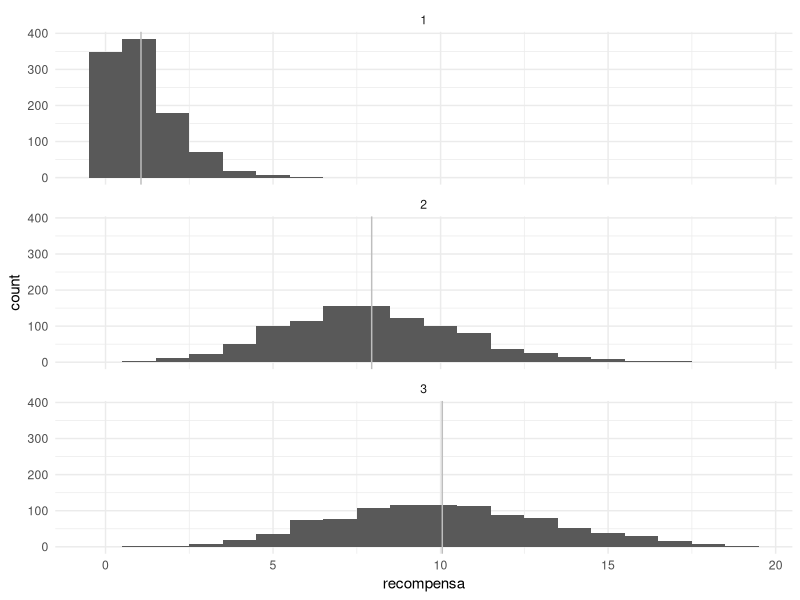
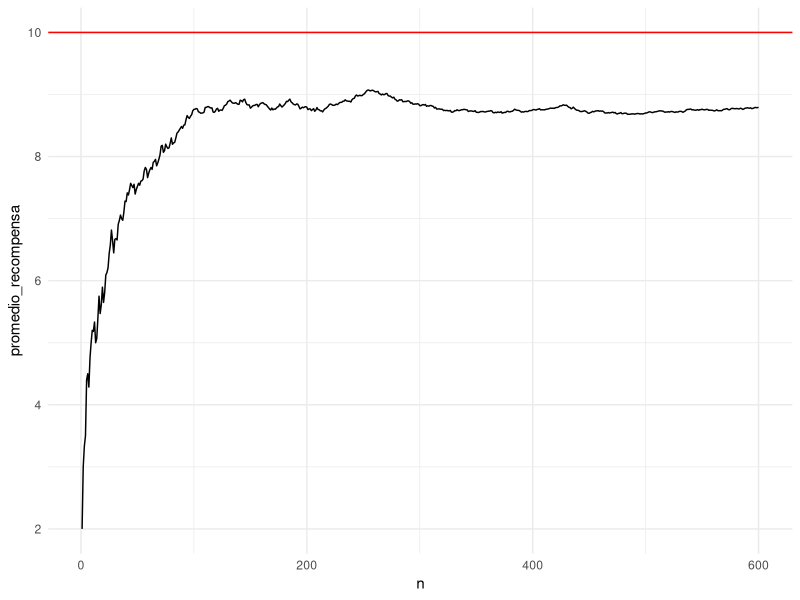
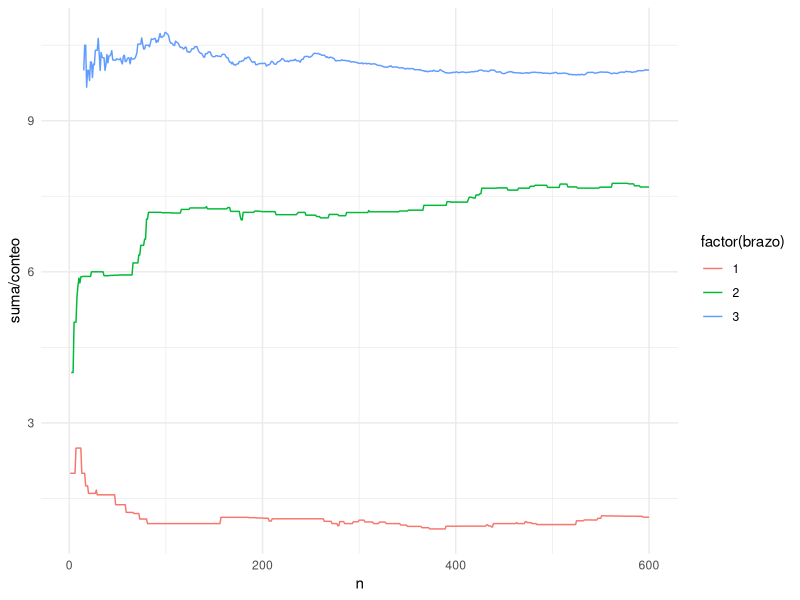
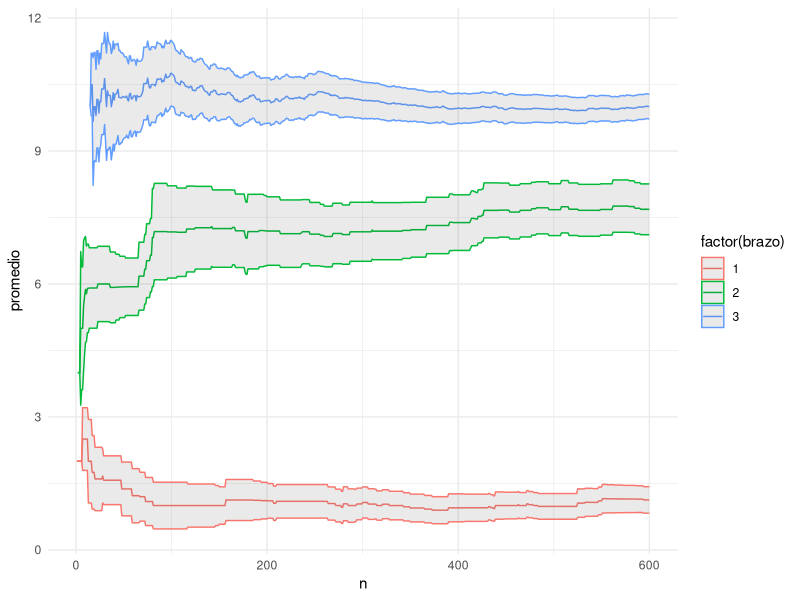
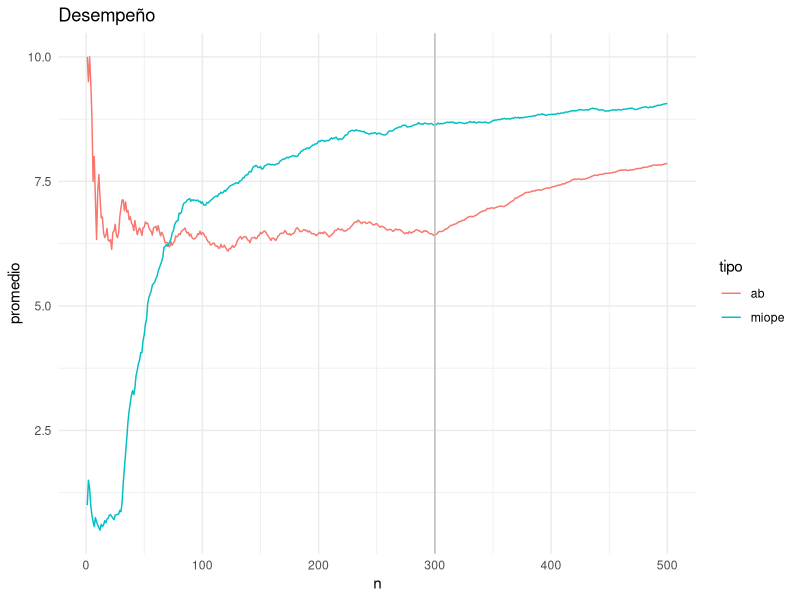
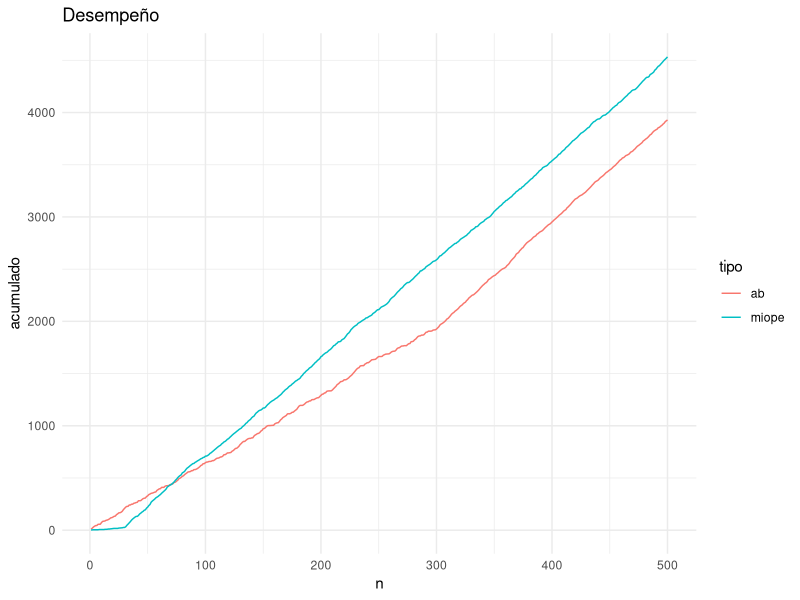
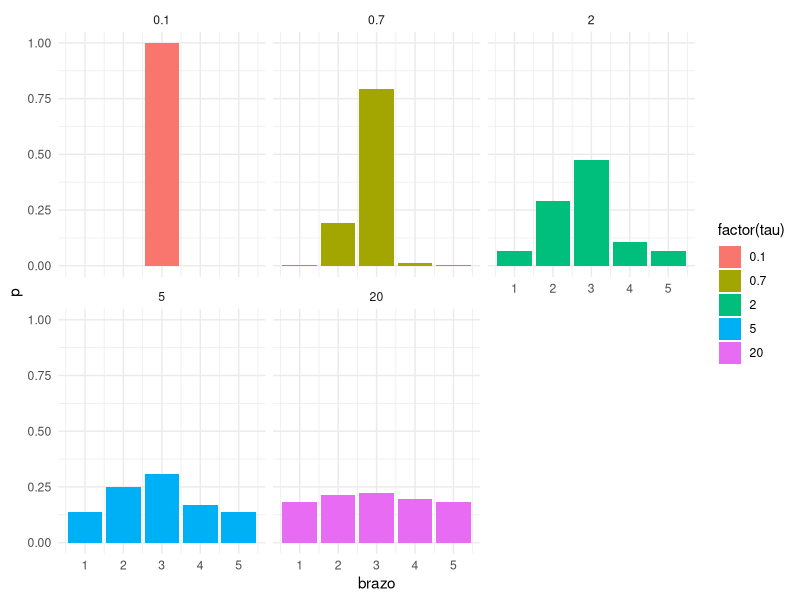
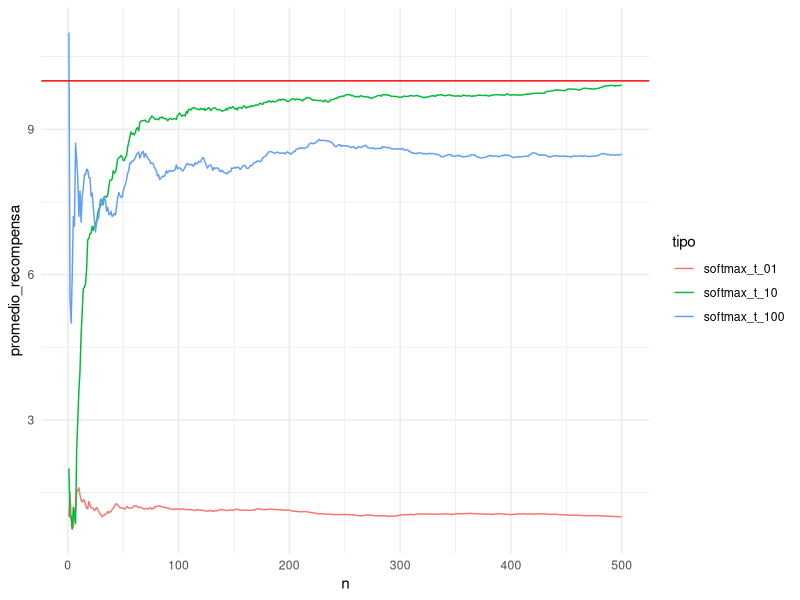

These charts were generated, in order, by the following R code:
## ---- chunk 1
library(tidyverse)
theme_set(theme_minimal())
compras_int_alto <- rpois(1000, 5)
compras_int_bajo <- rpois(1000, 1)
mean(compras_int_alto)
mean(compras_int_bajo)
## ---- chunk 2
library(tidyverse)
ps_int_alto <- 0.04
ps_int_bajo <- 0.01
## ---- chunk 3
anuncio_int_alto <- rbinom(1000, 1, ps_int_alto) 
anuncio_int_bajo <-  rbinom(1000, 1, ps_int_bajo)
head(anuncio_int_alto)
## ---- chunk 4
datos <- tibble(anuncio_ps = c(anuncio_int_alto, anuncio_int_bajo),
                compras = c(compras_int_alto, compras_int_bajo))
datos
## ---- chunk 5
datos %>% group_by(anuncio_ps) %>% 
  summarise(media_compras = round(mean(compras), 2), n = n(), ee = (sd(compras)/sqrt(n)) %>% round(2))
## ---- chunk 6
datos %>% mutate(asigna = rbinom(2000, 1, 0.05)) %>% 
  group_by(asigna) %>% 
  summarise(media_compras = round(mean(compras), 2), n = n(), ee = (sd(compras)/sqrt(n)) %>% round(2))
## ---- chunk 7
datos_obs <- data_frame(i = c(1L,2L,3L,4L,5L), 
           `Y_i(1)` = c(NA, 5L, 3L, NA, NA),
           `Y_i(0)` = c(2L, NA, NA, 3L, 2L), 
            T=c(0L,1L,1L,0L,0L),
            Y_i=c(2L,5L,3L,3L,2L))
datos_obs
## ---- chunk 8
mean.na <- function(x){ mean(x, na.rm = T)}
datos_obs %>%  
  summarise(media_tratados = mean.na(`Y_i(1)`),
            media_no_tratados = mean.na(`Y_i(0)`)) %>%
  mutate(diferencia = media_tratados - media_no_tratados)
## ---- chunk 9
crear_maquina_poisson <- function(lambda){
  # utilizamos recompensas poisson con distintas medias lambda
  n_brazos <- length(lambda)
  simular_maquina <- function(brazo){
      rpois(1, lambda = lambda[brazo])
  }
  simular_maquina
}
crear_maquina_bernoulli <- function(lambda){
  # utilizamos recompensas poisson con distintas medias lambda
  n_brazos <- length(lambda)
  simular_maquina <- function(brazo){
      rbinom(1, 1, p = lambda[brazo])
  }
  simular_maquina
}
sim_1 <- crear_maquina_poisson(lambda = c(1, 5, 8))

## ---- chunk 10
set.seed(2123)
#jalamos el brazo 2
sim_1(2)
# probemos otro
sim_1(3)
# el brazo 2 parece mejor, pero estamos seguros? Probemos más
sim_1(2)
sim_1(3)
# quizá el brazo 3 es mejor
sim_1(2)
sim_1(3)
## ---- chunk 11
sim_1(3)
## ---- chunk 12
sim_1(1)
sim_1(1)
sim_1(1)

## ---- chunk 13
brazo_1 <- c(0, 1, 3)
brazo_2 <- c(10, 3, 7)
brazo_3 <- c(6, 13, 11, 3)
sprintf("Brazo 1: Media %.3f, Error estándar %.3f", mean(brazo_1), sd(brazo_1)/sqrt(length(brazo_1)))
sprintf("Brazo 2: Media %.3f, Error estándar %.3f", mean(brazo_2), sd(brazo_2)/sqrt(length(brazo_2)))
sprintf("Brazo 3: Media %.3f, Error estándar %.3f", mean(brazo_3), sd(brazo_3)/sqrt(length(brazo_3)))
## ---- chunk 14
simular <- crear_maquina_poisson(lambda = c(1, 8, 10))
sim_recomp <- 
  data_frame(brazo = sample.int(3, 3000, replace = TRUE)) %>% 
  mutate(recompensa = map_dbl(brazo, simular)) %>%
  group_by(brazo) %>% mutate(media = mean(recompensa))
ggplot(sim_recomp, aes(x=recompensa)) + facet_wrap(~brazo, ncol = 1) +
  geom_histogram(binwidth = 1) +
  geom_vline(aes(xintercept = media), colour = 'gray')
## ---- chunk 15
crear_epsilon_miope <- function(epsilon, inicial = 1, sim_fun){
  n_brazos <- environment(sim_fun)$n_brazos
  conteos <- rep(0, n_brazos)
  iteracion <- 0
  #recompensas <- vector("list", n_brazos)
  sumas <- rep(0, n_brazos)
  S <- rep(0, n_brazos)
  mejor <- inicial
  epsilon <- epsilon
  fun <- function(){
    if(runif(1) <= epsilon){
      #explorar
      brazo <- sample.int(n_brazos, 1)
    } else {
      #explotar
      brazo <- mejor
    }
    sim <- sim_fun(brazo)
    #recompensas[[brazo]] <<- c(recompensas[[brazo]], sim)
    media_ant <- ifelse(conteos[brazo] > 0, sumas[brazo] / conteos[brazo], 0)
    conteos[brazo] <<- conteos[brazo] + 1
    sumas[brazo] <<- sumas[brazo] + sim
    media <- sumas[brazo] / conteos[brazo]
    S[brazo] <<- S[brazo] + (sim - media_ant)*(sim - media)
    mejor <<- which.max(sumas /conteos)
    iteracion <<- iteracion + 1
    estado <- data_frame(n = iteracion,
                         brazo = 1:n_brazos,
                         conteo = conteos,
                         suma = sumas, 
                         media = sumas / conteos,
                         ee = sqrt(S / conteos)/sqrt(conteos))
    return(estado)
  }
  fun
}
## ---- chunk 16
set.seed(9233)
e_miope <- crear_epsilon_miope(epsilon = 0.5, inicial = 1, 
                               sim_fun = simular)
e_miope()
e_miope()
## ---- chunk 17
e_miope <- crear_epsilon_miope(epsilon = 0.3, inicial = 1, sim_fun = simular)
df_iteraciones <- lapply(1:600, function(i){
  e_miope()
}) %>% bind_rows %>% as_tibble()
df_iteraciones 
## ---- chunk 18
resumen <- df_iteraciones %>% group_by(n) %>%
  summarise(promedio_recompensa = sum(suma) / sum(conteo))
ggplot(resumen, aes(x = n, y = promedio_recompensa)) + geom_line() +
  geom_hline(yintercept = 10, colour = "red")
## ---- chunk 19
ggplot(df_iteraciones, aes(x = n, y = suma / conteo, 
       group = brazo, colour = factor(brazo))) + geom_line()
## ---- chunk 20
df_iteraciones <- df_iteraciones %>% group_by(brazo) %>%
    mutate(promedio = suma / conteo) 
ggplot(df_iteraciones, aes(x=n, y=promedio, 
        ymin = promedio - 2*ee,
        ymax = promedio + 2*ee, 
        colour = factor(brazo), group = brazo)) +
  geom_line() + geom_ribbon(alpha = 0.1)
## ---- chunk 21
set.seed(9322)
e_miope <- crear_epsilon_miope(epsilon = 0.1, inicial = 1, sim_fun = simular)
e_ab <- crear_epsilon_miope(epsilon = 1.0, inicial = 1, sim_fun = simular)
tiempo <- 500

df_iteraciones <- lapply(1:500, function(i){
  if(i==301){
    # si llegamos al tiempo 300 dejamos de explorar, y solo explotamos
    assign("epsilon", 0.0, environment(e_ab))
  }
  dat_miope <- e_miope()
  dat_ab <-  e_ab()
  dat_miope$tipo <- "miope"
  dat_ab$tipo <- "ab"
  bind_rows(dat_miope, dat_ab)
}) %>% bind_rows %>% as_tibble()
## ---- chunk 22
df_resumen <- df_iteraciones %>% group_by(n, tipo) %>% 
  summarise(promedio = sum(suma) / sum(conteo))
ggplot(df_resumen, aes(x=n, y = promedio, group = tipo, colour = tipo)) +
  geom_line() + labs(title = "Desempeño") +
  geom_vline(xintercept = 300, colour = "gray")
## ---- chunk 23
df_resumen <- df_iteraciones %>% group_by(n, tipo) %>% 
  summarise(acumulado = sum(suma))
ggplot(df_resumen, aes(x=n, y = acumulado, group = tipo, colour = tipo)) +
  geom_line() + labs(title = "Desempeño")

## ---- chunk 24
r <- c(1, 4, 5, 2, 1)
softmax <- function(r, tau){
  exp(r/tau) / sum(exp(r/tau))
}
softmax_tau <- data_frame(tau = c(0.1, 0.7, 2, 5, 20)) %>%
  mutate(df = map(tau, function(t){
    data_frame(brazo = 1:length(r), p = softmax(r, t))
  })) %>% unnest

ggplot(softmax_tau, aes(x=brazo, y=p, fill=factor(tau), group=tau)) + 
  geom_bar(position="dodge", stat = "identity") + facet_wrap(~tau)
## ---- chunk 25
crear_softmax <- function(temp_0 = 1, inicial = 1, sim_fun, recocido = F){
  n_brazos <- environment(sim_fun)$n_brazos
  conteos <- rep(0, n_brazos)
  sumas <- rep(0, n_brazos)
  iteracion <- 0
  fun <- function(){
    iteracion <<- iteracion + 1
    if(recocido){
      temperatura <- temp_0 / log(iteracion + 0.0001)
    }
    promedio <- sumas / (conteos + 1)
    m <- max(promedio / temperatura)
    exp_sumas <- exp(promedio / temperatura - m)
    probs <- exp_sumas / sum(exp_sumas)
    brazo <- sample(1:n_brazos, 1, prob = probs)
    sim <- sim_fun(brazo)
    conteos[brazo] <<- conteos[brazo] + 1
    sumas[brazo] <<- sumas[brazo] + sim
    estado <- data_frame(n = iteracion,
                         brazo = 1:n_brazos,
                         conteo = conteos,
                         suma = sumas)
  }
  fun
}
## ---- chunk 26
set.seed(1332)
smax_1 <- crear_softmax(temp_0 = 1.0, inicial = 3, recocido = TRUE, sim_fun = simular)
smax_2 <- crear_softmax(temp_0 = 0.1, inicial = 3, recocido = TRUE, sim_fun = simular)
smax_3 <- crear_softmax(temp_0 = 25.0, inicial = 3, recocido = TRUE, sim_fun = simular)
metodos <- list(softmax_t_10 = smax_1, 
                softmax_t_01 = smax_2, 
                softmax_t_100 = smax_3)

df_iteraciones <- lapply(1:500, function(i){
  resultados <- lapply(1:length(metodos), function(i){ 
    metodos[[i]]() %>% mutate(tipo = names(metodos)[i]) })
  bind_rows(resultados)
}) %>% bind_rows %>% as_tibble()
tail(df_iteraciones, 200)
## ---- chunk 27
resumen <- df_iteraciones %>% group_by(n, tipo) %>%
  summarise(promedio_recompensa = sum(suma) / sum(conteo))
ggplot(resumen, aes(x=n, y= promedio_recompensa, colour = tipo, group = tipo)) + geom_line() +
  geom_hline(yintercept = 10, colour = "red")
## ---- chunk 28
crear_ucb <- function(inicial = 1, sim_fun, max = 1){
  n_brazos <- environment(sim_fun)$n_brazos
  conteos <- rep(0, n_brazos)
  sumas <- rep(0, n_brazos)
  iteracion <- 0
  fun <- function(){
    iteracion <<- iteracion + 1
    cotas <- (sumas / max) / conteos  +  sqrt(2* log(iteracion) / conteos)
    cotas[is.nan(cotas)] <- Inf
    brazo <- which.max(cotas)
    sim <- sim_fun(brazo)
    conteos[brazo] <<- conteos[brazo] + 1
    sumas[brazo] <<- sumas[brazo] + sim
    estado <- data_frame(n = iteracion,
                         brazo = 1:n_brazos,
                         conteo = conteos,
                         suma = sumas)
  }
  fun
}
## ---- chunk 29
set.seed(92329)
sim_2 <- crear_maquina_bernoulli(lambda = c(0.01,  0.99, 0.2, 0.1,0.1))
ucb <- crear_ucb(inicial = 1, sim_fun = sim_2)
smax <- crear_softmax(temp_0 = 1.5, inicial = 1, recocido = TRUE, sim_fun = sim_2)
miope <- crear_epsilon_miope(epsilon = 0.1, inicial = 1, sim_fun = sim_2)

metodos <- list(ucb = ucb, 
                softmax = smax, 
                miope = miope)

df_iteraciones <- lapply(1:500, function(i){
  resultados <- lapply(1:length(metodos), function(i){ 
    metodos[[i]]() %>% mutate(tipo = names(metodos)[i]) })
  bind_rows(resultados)
}) %>% bind_rows %>% as_tibble()
## ---- chunk 30
resumen <- df_iteraciones %>% group_by(n, tipo) %>%
  summarise(promedio_recompensa = sum(suma) / sum(conteo))
ggplot(resumen, aes(x=n, y= promedio_recompensa, colour = factor(tipo), group=tipo)) + geom_line()  +
  geom_hline(yintercept = 0.99, colour = 'red')
## ---- chunk 31

correr_algos <- function(metodos = metodos, t = 300){
  ucb <- crear_ucb(inicial = 1, sim_fun = sim_2)
  smax <- crear_softmax(temp_0 = 1, inicial = 3, recocido = TRUE, sim_fun = sim_2)
  miope <- crear_epsilon_miope(epsilon = 0.1, sim_fun = sim_2)

  metodos <- list(ucb = ucb, 
                softmax = smax, 
                miope = miope)
  df_out <- lapply(1:t, function(i){
    resultados <- lapply(1:length(metodos), function(i){ 
        metodos[[i]]() %>% mutate(tipo = names(metodos)[i]) 
    })
    bind_rows(resultados) }) %>% bind_rows %>% as_tibble()
  df_out
}
replicaciones <- data_frame(rep = 1:6) %>%
  mutate(data = map(rep, function(rep) { correr_algos(metodos) })) %>% 
  unnest(cols = "data")
## ---- chunk 32
resumen <- replicaciones %>% group_by(n, tipo, rep) %>%
  summarise(promedio_recompensa = sum(suma) / sum(conteo))
ggplot(resumen, aes(x=n, y= promedio_recompensa, colour = factor(tipo), group=tipo)) + geom_line()  +
  geom_hline(yintercept = 0.99, colour = 'red') + facet_wrap(~rep)
## ---- chunk 33
crear_bayesiano <- function(sim_fun, num_sims = 1000, a = 1, b = 1){
  n_brazos <- environment(sim_fun)$n_brazos
  conteos <- rep(0, n_brazos)
  sumas <- rep(0, n_brazos)
  iteracion <- 0
  fun <- function(){
    sims_post <- tibble(brazos = 1:n_brazos,
                       conteos = conteos,
                       sumas = sumas) %>% 
      mutate(sims = map2(conteos, sumas,
          function(n, y){
            tibble(sim_no = 1:num_sims, 
                   valor = rbeta(num_sims, y + a, n - y + b))
          })) %>% 
      select(brazos, sims) %>% unnest(cols = "sims") %>% 
      group_by(sim_no) %>% 
      filter(valor == max(valor))
    pesos <- tibble(brazos = 1:n_brazos)  
    resumen <- sims_post %>% ungroup() %>% select(brazos) %>%
      group_by(brazos) %>% 
      summarise(prop = n() / num_sims) 
    pesos <- pesos %>% left_join(resumen, by = "brazos") %>% 
      mutate(prop = ifelse(is.na(prop), 0, prop))
    brazo <- sample(pesos$brazos, 1, prob = pesos$prop)  
    sim <- sim_fun(brazo)
    iteracion <<- iteracion + 1
    conteos[brazo] <<- conteos[brazo] + 1
    sumas[brazo] <<- sumas[brazo] + sim
    estado <- data_frame(n = iteracion,
                         brazo = 1:n_brazos,
                         conteo = conteos,
                         suma = sumas) %>% 
      mutate(inf = map2_dbl(conteo, suma, function(n, y){
        qbeta(0.05, y + a, n - y + b)
      })) %>% 
      mutate(sup = map2_dbl(conteo, suma, function(n, y){
        qbeta(0.95, y + a, n - y + b)
      }))
    estado
  }
  fun
}
## ---- chunk 34
set.seed(99770)
lambda <-  c(0.05, 0.30, 0.15, 0.28)
sim_3 <- crear_maquina_bernoulli(lambda = lambda)
bayesiano <- crear_bayesiano(sim_fun = sim_3)
df_iteraciones <- lapply(1:600, function(i){
  bayesiano()
}) %>% bind_rows %>% as_tibble()
tail(df_iteraciones)
ggplot(df_iteraciones, aes(x = n, ymin = inf, ymax = sup)) +
  geom_ribbon(alpha = 0.2) + facet_wrap(~brazo, labeller = label_both) +
  geom_hline(data = tibble(brazo = 1:length(lambda), prob = lambda),
             aes(yintercept = prob), linetype = "dotted", colour = "gray") +
  geom_hline(aes(yintercept = max(lambda)), colour = "red", 
             linetype = "dotted")
## ---- chunk 35
set.seed(99771)
lambda <-  c(0.03, 0.035, 0.01, 0.004)
sim_3 <- crear_maquina_bernoulli(lambda = lambda)
# iniciales beta(1, 6)
quantile(rbeta(1500, 1, 20))
bayesiano <- crear_bayesiano(sim_fun = sim_3, a = 1, b = 20)
df_iteraciones_2 <- lapply(1:1500, function(i){
  bayesiano()
}) %>% bind_rows %>% as_tibble()
ggplot(df_iteraciones_2, aes(x = n, ymin = inf, ymax = sup)) +
  geom_ribbon(alpha = 0.2) + facet_wrap(~brazo, labeller = label_both) +
  geom_hline(data = tibble(brazo = 1:length(lambda), prob = lambda),
             aes(yintercept = prob), linetype = "dotted", colour = "gray") +
  geom_hline(aes(yintercept = max(lambda)), colour = "red", 
             linetype = "dotted")
